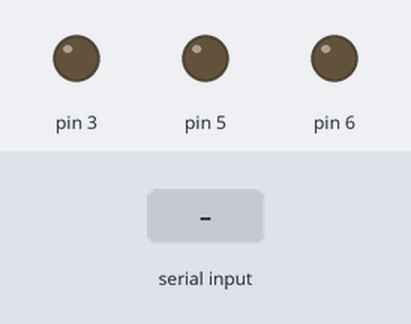
Simulated run of this sketch. Board: Arduino Uno, built with avr-gcc and run on an emulated ATmega328P. Parts: output pins drawn as LEDs (lit = HIGH). Inputs (shaded band) come from the test bench.

Above: at 1.2 s.
1.3 s: "R90\n" received over Serial
At 2.7 s:
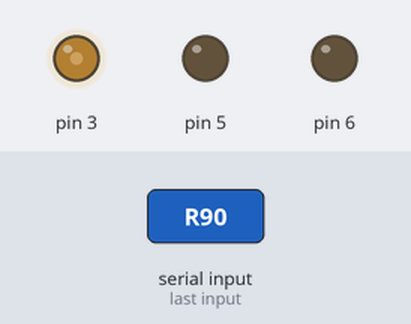
3.8 s: "G90\n" received over Serial
At 5.8 s:
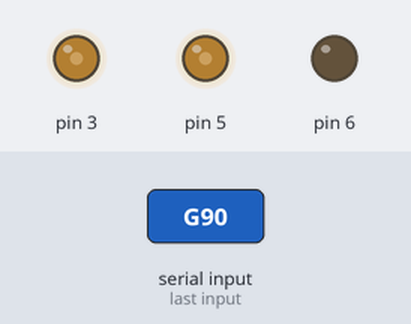
6.3 s: "R,45\n" received over Serial
At 7.7 s:
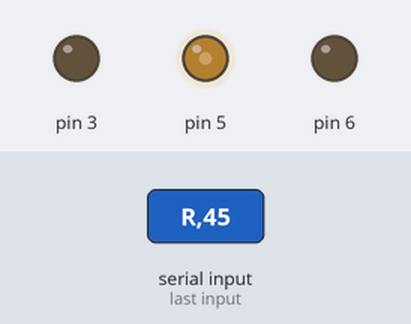
8.8 s: "B90\n" received over Serial
At 10.8 s:
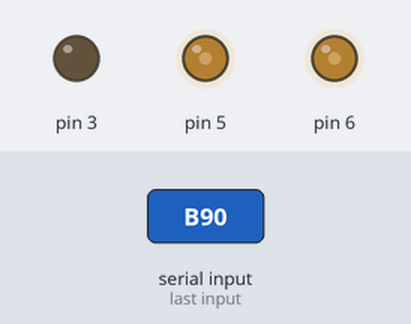
11.3 s: "G,45\n" received over Serial
At 12.7 s:
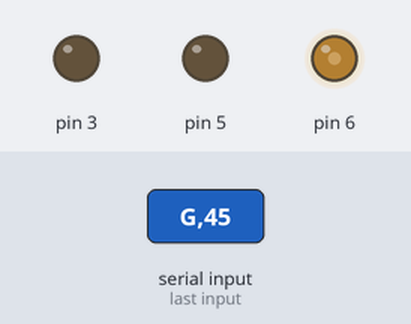
13.8 s: "R90\n" received over Serial
At 15.9 s:
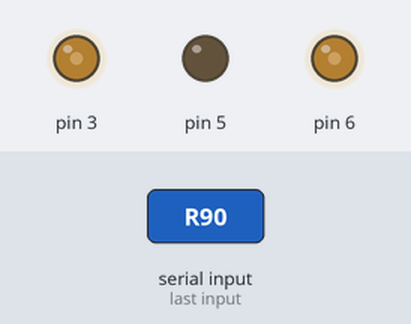
Timing chart, 0 to 17.3 s (numbered marks = the images above; inputs shaded):
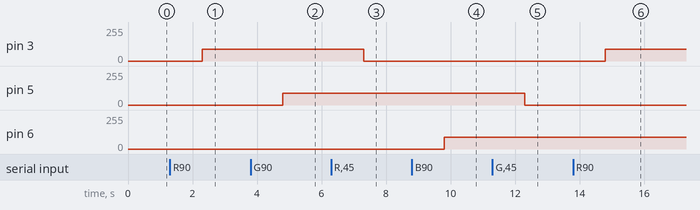

Measured:
- after the input at 1.3 s, pin 3: 0/255 → 90/255 after 1.0 s
- after the input at 3.8 s, pin 5: 0/255 → 90/255 after 1.0 s
- after the input at 6.3 s, pin 3: 90/255 → 0/255 after 1.0 s
- after the input at 8.8 s, pin 6: 0/255 → 90/255 after 1.0 s
- after the input at 11.3 s, pin 5: 90/255 → 0/255 after 1.0 s
- after the input at 13.8 s, pin 3: 0/255 → 90/255 after 1.0 s

The sketch:

lab2_DieuKhien3DenLedTruyenTinHieu.ino
```cpp
// Cắm 3 con led 3 màu theo thứ tự các chân dương vào 3,5,6 . nhớ luôn có biến trở
int a[]={3,5,6};
String s;
int i;

void setup()
{


  Serial.begin(9600);
}

int number(){
  i++;
  int t = 0;
  while(isdigit(s[i])){
    t = t*10 + s[i]-'0';
    i++;
  }
  if(t>255) t=255;
  return t;
}
int time(){
    i++;
  int t = 0;
  while(isdigit(s[i])){
    t = t*10 + s[i]-'0';
    i++;
  }  return t;
}

void loop()
{

  while(Serial.available()){
    s = Serial.readString();
    i = 0;
    for(i = 0;i<s.length();i++){
      if(s[i]=='R') analogWrite(3,number());
        if(s[i]=='G') analogWrite(5,number());
        if(s[i]=='B') analogWrite(6,number());
        if(s[i]=='D') {
          delay(time());
          analogWrite(3,0);
          analogWrite(5,0);
          analogWrite(6,0);
           }

    }


  }
}
```
